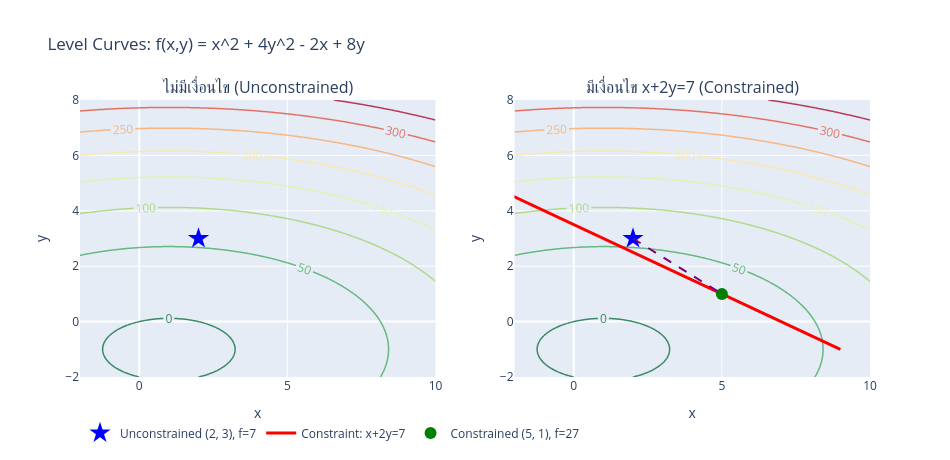

The notebook cell saved with this chart:
### Markdown cell above
---

## 📊 Visualization: Unconstrained vs Constrained Optimum

### ตัวอย่าง 1: $f=x^2+4y^2-2x+8y$ ก่อนและหลัง Lagrange

**วัตถุประสงค์:** เห็นภาพความแตกต่างระหว่างจุด optimum เมื่อ
1. **ไม่มีเงื่อนไข (unconstrained)** — ศูนย์สูตร = ทุกทิศ
2. **มีเงื่อนไข $x+2y=7$ (constrained)** — ต้องอยู่บนเส้นตรง

**กรณีศึกษาเหมาะสมแบบนี้เพราะ:**
- Unconstrained: $(2,3)$, $f=7$ (global min, สวยสมบูรณ์)
- Constrained: $(5,1)$, $f=27$ (บนเส้น $x+2y=7$ เท่านั้น, ห่างจากจริง)
- แลขอบเขตของตัวแปรจึงเห็นว่า constraint ดึงคำตอบไปไหน

**2D Contour Plot:** แสดงเส้น level curve ของ $f$ + เส้น constraint

### Code cell
import plotly.graph_objects as go
from plotly.subplots import make_subplots

# Example 3: Unconstrained vs Constrained
# f(x,y) = x^2 + 4y^2 - 2x + 8y  with  constraint: x + 2y = 7

f3 = xs_**2 + 4*ys_**2 - 2*xs_ + 8*ys_
f3_num = sp.lambdify((xs_, ys_), f3, 'numpy')

xr, yr = np.linspace(-2, 10, 200), np.linspace(-2, 8, 200)
X, Y = np.meshgrid(xr, yr)
Z = f3_num(X, Y)

unconstrained_pt = (2, 3)
constrained_pt = (5, 1)
f_unconstrained = 7
f_constrained = 27

fig = make_subplots(rows=1, cols=2,
                     subplot_titles=("ไม่มีเงื่อนไข (Unconstrained)",
                                      "มีเงื่อนไข x+2y=7 (Constrained)"))

for col in [1, 2]:
    fig.add_trace(go.Contour(
        x=xr, y=yr, z=Z,
        colorscale="RdYlGn_r", opacity=0.75, showscale=False,
        contours={"coloring": "lines", "showlabels": True},
        line={"width": 1.5},
    ), row=1, col=col)

fig.add_trace(go.Scatter(
    x=[unconstrained_pt[0]], y=[unconstrained_pt[1]], mode="markers",
    marker={"symbol": "star", "size": 16, "color": "blue"},
    name=f"Unconstrained {unconstrained_pt}, f={f_unconstrained}",
), row=1, col=1)

fig.add_trace(go.Scatter(
    x=[unconstrained_pt[0]], y=[unconstrained_pt[1]], mode="markers",
    marker={"symbol": "star", "size": 16, "color": "blue"},
    name=f"Unconstrained {unconstrained_pt}, f={f_unconstrained}",
    showlegend=False,
), row=1, col=2)

y_constraint = np.linspace(-1, 6, 100)
x_constraint = 7 - 2 * y_constraint
fig.add_trace(go.Scatter(
    x=x_constraint, y=y_constraint, mode="lines",
    line={"color": "red", "width": 3},
    name="Constraint: x+2y=7",
), row=1, col=2)

fig.add_trace(go.Scatter(
    x=[constrained_pt[0]], y=[constrained_pt[1]], mode="markers",
    marker={"symbol": "circle", "size": 12, "color": "green"},
    name=f"Constrained {constrained_pt}, f={f_constrained}",
), row=1, col=2)

fig.add_trace(go.Scatter(
    x=[unconstrained_pt[0], constrained_pt[0]],
    y=[unconstrained_pt[1], constrained_pt[1]],
    mode="lines", line={"color": "purple", "width": 2, "dash": "dash"},
    name="Unconstrained -> Constrained", showlegend=False,
), row=1, col=2)

fig.update_xaxes(title_text="x", range=[-2, 10])
fig.update_yaxes(title_text="y", range=[-2, 8])
fig.update_layout(
    title="Level Curves: f(x,y) = x^2 + 4y^2 - 2x + 8y",
    width=950, height=460,
    legend={"orientation": "h", "y": -0.15},
)
fig.show()

print("สังเกต:")
print(f"  - Unconstrained min: (2, 3), f = 7")
print(f"  - Constrained min: (5, 1), f = 27")
print(f"  - ค่า f เพิ่มขึ้นจาก 7 -> 27 เพราะ constraint บังคับให้เคลื่อนออกจากจุด global min")
print(f"  - ที่ constrained optimum: gradient f ขนานกับ gradient g (tangent condition)")

### Figure 1 — Plotly figure (JSON) as saved in the notebook; plotly's stock layout.template omitted (floating-point values rounded to 4 significant figures; data arrays with more than 128 entries replaced by an {"elided": "..."} marker saying what was removed)
{"data": [{"colorscale": [[0, "rgb(0,104,55)"], [0.1, "rgb(26,152,80)"], [0.2, "rgb(102,189,99)"], [0.3, "rgb(166,217,106)"], [0.4, "rgb(217,239,139)"], [0.5, "rgb(255,255,191)"], [0.6, "rgb(254,224,139)"], [0.7, "rgb(253,174,97)"], [0.8, "rgb(244,109,67)"], [0.9, "rgb(215,48,39)"], [1, "rgb(165,0,38)"]], "contours": {"coloring": "lines", "showlabels": true}, "line": {"width": 1.5}, "opacity": 0.75, "showscale": false, "type": "contour", "x": {"elided": "200 float values"}, "xaxis": "x", "y": {"elided": "200 float values"}, "yaxis": "y", "z": {"elided": "200x200 float values"}}, {"colorscale": [[0, "rgb(0,104,55)"], [0.1, "rgb(26,152,80)"], [0.2, "rgb(102,189,99)"], [0.3, "rgb(166,217,106)"], [0.4, "rgb(217,239,139)"], [0.5, "rgb(255,255,191)"], [0.6, "rgb(254,224,139)"], [0.7, "rgb(253,174,97)"], [0.8, "rgb(244,109,67)"], [0.9, "rgb(215,48,39)"], [1, "rgb(165,0,38)"]], "contours": {"coloring": "lines", "showlabels": true}, "line": {"width": 1.5}, "opacity": 0.75, "showscale": false, "type": "contour", "x": {"elided": "200 float values"}, "xaxis": "x2", "y": {"elided": "200 float values"}, "yaxis": "y2", "z": {"elided": "200x200 float values"}}, {"marker": {"color": "blue", "size": 16, "symbol": "star"}, "mode": "markers", "name": "Unconstrained (2, 3), f=7", "type": "scatter", "x": [2], "xaxis": "x", "y": [3], "yaxis": "y"}, {"marker": {"color": "blue", "size": 16, "symbol": "star"}, "mode": "markers", "name": "Unconstrained (2, 3), f=7", "showlegend": false, "type": "scatter", "x": [2], "xaxis": "x2", "y": [3], "yaxis": "y2"}, {"line": {"color": "red", "width": 3}, "mode": "lines", "name": "Constraint: x+2y=7", "type": "scatter", "x": [9.0, 8.859, 8.717, 8.576, 8.434, 8.293, 8.152, 8.01, 7.869, 7.727, 7.586, 7.444, 7.303, 7.162, 7.02, 6.879, 6.737, 6.596, 6.455, 6.313, 6.172, 6.03, 5.889, 5.747, 5.606, 5.465, 5.323, 5.182, 5.04, 4.899, 4.758, 4.616, 4.475, 4.333, 4.192, 4.051, 3.909, 3.768, 3.626, 3.485, 3.343, 3.202, 3.061, 2.919, 2.778, 2.636, 2.495, 2.354, 2.212, 2.071, 1.929, 1.788, 1.646, 1.505, 1.364, 1.222, 1.081, 0.9394, 0.798, 0.6566, 0.5152, 0.3737, 0.2323, 0.09091, -0.05051, -0.1919, -0.3333, -0.4747, -0.6162, -0.7576, -0.899, -1.04, -1.182, -1.323, -1.465, -1.606, -1.747, -1.889, -2.03, -2.172, -2.313, -2.455, -2.596, -2.737, -2.879, -3.02, -3.162, -3.303, -3.444, -3.586, -3.727, -3.869, -4.01, -4.152, -4.293, -4.434, -4.576, -4.717, -4.859, -5.0], "xaxis": "x2", "y": [-1.0, -0.9293, -0.8586, -0.7879, -0.7172, -0.6465, -0.5758, -0.5051, -0.4343, -0.3636, -0.2929, -0.2222, -0.1515, -0.08081, -0.0101, 0.06061, 0.1313, 0.202, 0.2727, 0.3434, 0.4141, 0.4848, 0.5556, 0.6263, 0.697, 0.7677, 0.8384, 0.9091, 0.9798, 1.051, 1.121, 1.192, 1.263, 1.333, 1.404, 1.475, 1.545, 1.616, 1.687, 1.758, 1.828, 1.899, 1.97, 2.04, 2.111, 2.182, 2.253, 2.323, 2.394, 2.465, 2.535, 2.606, 2.677, 2.747, 2.818, 2.889, 2.96, 3.03, 3.101, 3.172, 3.242, 3.313, 3.384, 3.455, 3.525, 3.596, 3.667, 3.737, 3.808, 3.879, 3.949, 4.02, 4.091, 4.162, 4.232, 4.303, 4.374, 4.444, 4.515, 4.586, 4.657, 4.727, 4.798, 4.869, 4.939, 5.01, 5.081, 5.152, 5.222, 5.293, 5.364, 5.434, 5.505, 5.576, 5.646, 5.717, 5.788, 5.859, 5.929, 6.0], "yaxis": "y2"}, {"marker": {"color": "green", "size": 12, "symbol": "circle"}, "mode": "markers", "name": "Constrained (5, 1), f=27", "type": "scatter", "x": [5], "xaxis": "x2", "y": [1], "yaxis": "y2"}, {"line": {"color": "purple", "dash": "dash", "width": 2}, "mode": "lines", "name": "Unconstrained -> Constrained", "showlegend": false, "type": "scatter", "x": [2, 5], "xaxis": "x2", "y": [3, 1], "yaxis": "y2"}], "layout": {"annotations": [{"font": {"size": 16}, "showarrow": false, "text": "ไม่มีเงื่อนไข (Unconstrained)", "x": 0.225, "xanchor": "center", "xref": "paper", "y": 1, "yanchor": "bottom", "yref": "paper"}, {"font": {"size": 16}, "showarrow": false, "text": "มีเงื่อนไข x+2y=7 (Constrained)", "x": 0.775, "xanchor": "center", "xref": "paper", "y": 1, "yanchor": "bottom", "yref": "paper"}], "height": 460, "legend": {"orientation": "h", "y": -0.15}, "title": {"text": "Level Curves: f(x,y) = x^2 + 4y^2 - 2x + 8y"}, "width": 950, "xaxis": {"anchor": "y", "domain": [0, 0.45], "range": [-2, 10], "title": {"text": "x"}}, "xaxis2": {"anchor": "y2", "domain": [0.55, 1], "range": [-2, 10], "title": {"text": "x"}}, "yaxis": {"anchor": "x", "domain": [0, 1], "range": [-2, 8], "title": {"text": "y"}}, "yaxis2": {"anchor": "x2", "domain": [0, 1], "range": [-2, 8], "title": {"text": "y"}}}}
